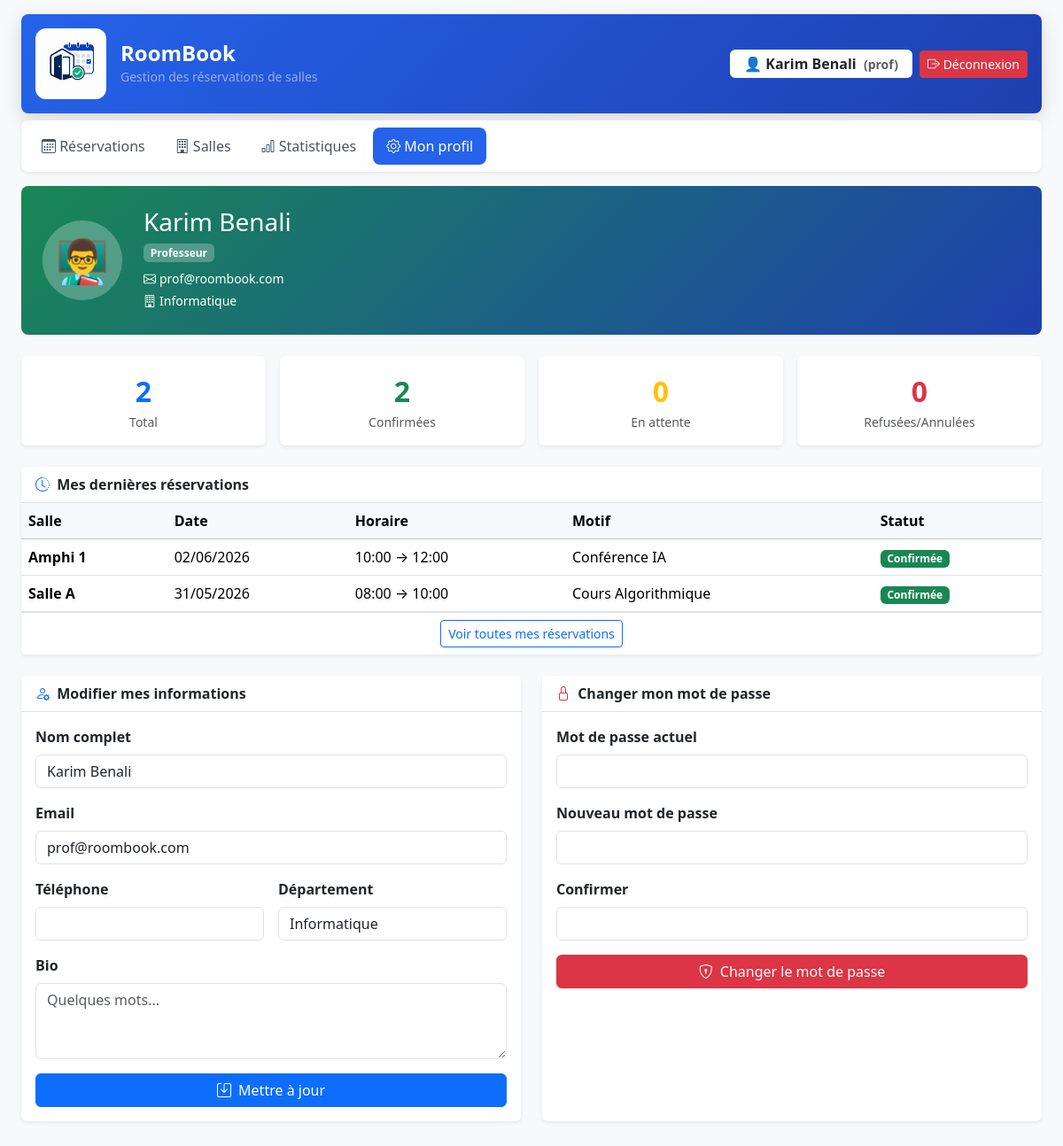
The page /pages/profile.php (signed in) on the database its author committed.
### tables this page shows
CREATE TABLE utilisateurs (
    id              INT AUTO_INCREMENT PRIMARY KEY,
    nom             VARCHAR(100) NOT NULL,
    email           VARCHAR(150) NOT NULL UNIQUE,
    mot_de_passe    VARCHAR(255) NOT NULL,
    role            ENUM('admin','client') NOT NULL DEFAULT 'client',
    type_client     ENUM('prof','etudiant','autre') DEFAULT 'autre',
    telephone       VARCHAR(30)  DEFAULT NULL,
    departement     VARCHAR(100) DEFAULT NULL,
    bio             TEXT         DEFAULT NULL,
    cree_le         DATETIME     DEFAULT CURRENT_TIMESTAMP
);

CREATE TABLE reservations (
    id                  INT AUTO_INCREMENT PRIMARY KEY,
    utilisateur_id      INT NULL,
    salle_id            INT NOT NULL,
    date_reservation    DATE NOT NULL,
    heure_debut         TIME NOT NULL,
    heure_fin           TIME NOT NULL,
    responsable         VARCHAR(100) NOT NULL,
    motif               TEXT,
    statut              ENUM('en_attente','confirmee','refusee','annulee') DEFAULT 'en_attente',
    cree_le             DATETIME DEFAULT CURRENT_TIMESTAMP,

    FOREIGN KEY (utilisateur_id) REFERENCES utilisateurs(id) ON DELETE SET NULL,
    FOREIGN KEY (salle_id)       REFERENCES salles(id)       ON DELETE CASCADE
);

CREATE TABLE salles (
    id              INT AUTO_INCREMENT PRIMARY KEY,
    nom             VARCHAR(100) NOT NULL,
    capacite        INT NOT NULL,
    localisation    VARCHAR(100) DEFAULT NULL,
    type_salle      ENUM('cours','tp','reunion','amphi') DEFAULT 'cours',
    equipements     VARCHAR(255) DEFAULT NULL
);

### pages/profile.php (the view, shortened to what this page needs)
<?php
require_once "../config/database.php";
$userId = $_SESSION["id"];
$stmt   = $pdo->prepare("SELECT * FROM utilisateurs WHERE id = ?");
$stmt->execute([$userId]); $user = $stmt->fetch();
$stmt = $pdo->prepare("SELECT COUNT(*) AS total, SUM(statut='confirmee') AS confirmees, SUM(statut='en_attente') AS attente, SUM(statut='refusee') AS refusees, SUM(statut='annulee') AS annulees FROM reservations WHERE utilisateur_id=?");
$stmt->execute([$userId]); $stats = $stmt->fetch();
$globalStats = null;
$stmt = $pdo->prepare("SELECT r.*, s.nom AS nom_salle FROM reservations r INNER JOIN salles s ON r.salle_id=s.id WHERE r.utilisateur_id=? ORDER BY r.date_reservation DESC, r.heure_debut DESC LIMIT 5");
$stmt->execute([$userId]); $dernieres = $stmt->fetchAll();
$icons  = ['admin'=>'👨‍💼','prof'=>'👨‍🏫','etudiant'=>'🎓'];
$labels = ['admin'=>'Administrateur','prof'=>'Professeur','etudiant'=>'Étudiant'];
$key    = $user["role"]==="admin" ? "admin" : ($user["type_client"]==="prof" ? "prof" : "etudiant");
$profileIcon  = $icons[$key];
$profileLabel = $labels[$key];
$bgMap = ['admin'=>'bg-danger','prof'=>'bg-success','etudiant'=>'bg-primary'];
$profileBg = $bgMap[$key];
$pageHeading = "RoomBook";
require_once "../includes/header.php";
?>
<div class="container-fluid px-4 pb-5">
  <div class="rounded-3 p-4 text-white mb-4 d-flex align-items-center gap-4 flex-wrap <?= $profileBg ?>"
       style="background:linear-gradient(135deg,var(--bs-<?= $key==='admin'?'danger':($key==='prof'?'success':'primary') ?>),#1e40af)">
    <div class="rounded-circle bg-white bg-opacity-25 d-flex align-items-center justify-content-center"
         style="width:90px;height:90px;font-size:3rem"><?= $profileIcon ?></div>
    <div>
      <h3 class="mb-1"><?= htmlspecialchars($user["nom"]) ?></h3>
      <span class="badge bg-white bg-opacity-25 text-white mb-2"><?= $profileLabel ?></span>
      <p class="mb-1 small opacity-90"><i class="bi bi-envelope me-1"></i><?= htmlspecialchars($user["email"]) ?></p>
      <?php if ($user["departement"]): ?><p class="mb-1 small opacity-90"><i class="bi bi-building me-1"></i><?= htmlspecialchars($user["departement"]) ?></p><?php endif; ?>
    </div>
  </div>
  <div class="row g-3 mb-4">
    <?php if ($user["role"]==="admin" && $globalStats): ?>
      <div class="col-sm-4"><div class="card border-0 shadow-sm text-center p-3"><div class="fs-2 fw-bold text-primary"><?= (int)$globalStats["total_users"] ?></div><div class="text-muted small">Utilisateurs</div></div></div>
      <div class="col-sm-4"><div class="card border-0 shadow-sm text-center p-3"><div class="fs-2 fw-bold text-success"><?= (int)$globalStats["total_salles"] ?></div><div class="text-muted small">Salles</div></div></div>
      <div class="col-sm-4"><div class="card border-0 shadow-sm text-center p-3"><div class="fs-2 fw-bold text-warning"><?= (int)$globalStats["en_attente"] ?></div><div class="text-muted small">En attente</div></div></div>
    <?php else: ?>
      <div class="col-sm-3"><div class="card border-0 shadow-sm text-center p-3"><div class="fs-2 fw-bold text-primary"><?= (int)$stats["total"] ?></div><div class="text-muted small">Total</div></div></div>
      <div class="col-sm-3"><div class="card border-0 shadow-sm text-center p-3"><div class="fs-2 fw-bold text-success"><?= (int)$stats["confirmees"] ?></div><div class="text-muted small">Confirmées</div></div></div>
      <div class="col-sm-3"><div class="card border-0 shadow-sm text-center p-3"><div class="fs-2 fw-bold text-warning"><?= (int)$stats["attente"] ?></div><div class="text-muted small">En attente</div></div></div>
      <div class="col-sm-3"><div class="card border-0 shadow-sm text-center p-3"><div class="fs-2 fw-bold text-danger"><?= (int)$stats["refusees"]+(int)$stats["annulees"] ?></div><div class="text-muted small">Refusées/Annulées</div></div></div>
    <?php endif; ?>
  </div>
  <?php if (!empty($dernieres)): ?>
  <div class="card shadow-sm border-0 mb-4">
    <div class="card-header bg-white fw-semibold border-bottom"><i class="bi bi-clock-history text-primary me-1"></i> Mes dernières réservations</div>
    <div class="table-responsive">
      <table class="table table-hover align-middle mb-0">
        <thead class="table-light"><tr><th>Salle</th><th>Date</th><th>Horaire</th><th>Motif</th><th>Statut</th></tr></thead>
        <tbody>
        <?php
          $sl = ['en_attente'=>'warning text-dark','confirmee'=>'success','refusee'=>'danger','annulee'=>'secondary'];
          $ll = ['en_attente'=>'En attente','confirmee'=>'Confirmée','refusee'=>'Refusée','annulee'=>'Annulée'];
          foreach ($dernieres as $r): ?>
          <tr>
            <td><strong><?= htmlspecialchars($r["nom_salle"]) ?></strong></td>
            <td><?= date("d/m/Y", strtotime($r["date_reservation"])) ?></td>
            <td><?= substr($r["heure_debut"],0,5) ?> → <?= substr($r["heure_fin"],0,5) ?></td>
            <td><?= htmlspecialchars($r["motif"]??"—") ?></td>
            <td><span class="badge bg-<?= $sl[$r["statut"]]??"secondary" ?>"><?= $ll[$r["statut"]]??$r["statut"] ?></span></td>
          </tr>
        <?php endforeach; ?>
        </tbody>
      </table>
    </div>
    <div class="card-footer text-center bg-white border-top">
      <a href="index.php" class="btn btn-sm btn-outline-primary">Voir toutes mes réservations</a>
    </div>
  </div>
  <?php endif; ?>
  <div class="row g-4">
    <div class="col-md-6">
      <div class="card shadow-sm border-0 h-100">
        <div class="card-header bg-white fw-semibold border-bottom"><i class="bi bi-person-gear text-primary me-1"></i> Modifier mes informations</div>
        <div class="card-body">
          <form id="formProfile" class="row g-3">
            <div class="col-12"><label class="form-label fw-semibold">Nom complet</label>
              <input type="text" name="nom" class="form-control" value="<?= htmlspecialchars($user["nom"]) ?>" required></div>
            <div class="col-12"><label class="form-label fw-semibold">Email</label>
              <input type="email" name="email" class="form-control" value="<?= htmlspecialchars($user["email"]) ?>" required></div>
            <div class="col-md-6"><label class="form-label fw-semibold">Téléphone</label>
              <input type="text" name="telephone" class="form-control" value="<?= htmlspecialchars($user["telephone"]??"") ?>"></div>
            <div class="col-md-6"><label class="form-label fw-semibold">Département</label>
              <input type="text" name="departement" class="form-control" value="<?= htmlspecialchars($user["departement"]??"") ?>"></div>
            <div class="col-12"><label class="form-label fw-semibold">Bio</label>
              <textarea name="bio" class="form-control" rows="3" placeholder="Quelques mots..."><?= htmlspecialchars($user["bio"]??"") ?></textarea></div>
            <div class="col-12"><button type="button" class="btn btn-primary w-100" id="btnSauvegarderProfil">
              <i class="bi bi-save me-1"></i> Mettre à jour
            </button></div>
          </form>
        </div>
      </div>
    </div>
    <div class="col-md-6">
      <div class="card shadow-sm border-0 h-100">
        <div class="card-header bg-white fw-semibold border-bottom"><i class="bi bi-lock text-danger me-1"></i> Changer mon mot de passe</div>
        <div class="card-body">
          <form id="formMdp" class="row g-3">
            <div class="col-12"><label class="form-label fw-semibold">Mot de passe actuel</label>
              <input type="password" name="ancien" class="form-control" required></div>
            <div class="col-12"><label class="form-label fw-semibold">Nouveau mot de passe</label>
              <input type="password" name="nouveau" class="form-control" required minlength="4"></div>
            <div class="col-12"><label class="form-label fw-semibold">Confirmer</label>
              <input type="password" name="confirmation" class="form-control" required minlength="4"></div>
            <div class="col-12"><button type="button" class="btn btn-danger w-100" id="btnChangerMdp">
              <i class="bi bi-shield-lock me-1"></i> Changer le mot de passe
            </button></div>
          </form>
        </div>
      </div>
    </div>
  </div>
</div>
<?php require_once "../includes/footer.php"; ?>

### includes/header.php (shortened to what this page needs)
<?php
if (!isset($pageSubtitle)) $pageSubtitle = "Gestion des réservations de salles";
$current = basename($_SERVER["PHP_SELF"]);
?>
<!DOCTYPE html>
<html lang="fr">
<head>
    <link href="https://cdn.jsdelivr.net/npm/bootstrap@5.3.3/dist/css/bootstrap.min.css" rel="stylesheet">
    <link href="https://cdn.jsdelivr.net/npm/bootstrap-icons@1.11.3/font/bootstrap-icons.min.css" rel="stylesheet">
    <link rel="stylesheet" href="../assets/css/style.css">
</head>
<body class="bg-light">
<div class="toast-container position-fixed top-0 end-0 p-3" style="z-index:9999" id="toastContainer"></div>
<div class="container-fluid px-4">
    <div class="rb-header d-flex justify-content-between align-items-center flex-wrap gap-2 p-3 rounded-3 mt-3 mb-2">
        <div class="d-flex align-items-center gap-3">
            <div >  <img src="../includes/logo.png" alt="Logo" width="80" style=" border-radius:12px;"></div>
            <div>
                <h1 class="mb-0 fs-4 fw-bold text-white"><?= htmlspecialchars($pageHeading) ?></h1>
                <small class="text-white-50"><?= htmlspecialchars($pageSubtitle) ?></small>
            </div>
        </div>
        <div class="d-flex align-items-center gap-2 flex-wrap">
            <span class="badge bg-white text-dark px-3 py-2 fs-6">
                👤 <?= htmlspecialchars($_SESSION["nom"]) ?>
                <span class="text-muted ms-1 small">(<?= $_SESSION["role"]==="admin" ? "admin" : ($_SESSION["type_client"]==="prof" ? "prof" : "étudiant") ?>)</span>
            </span>
            <a href="../auth/logout.php" class="btn btn-danger btn-sm"
               onclick="return confirm('Se déconnecter ?')">
                <i class="bi bi-box-arrow-right"></i> Déconnexion
            </a>
        </div>
    </div>
    <nav class="rb-navbar d-flex gap-1 flex-wrap mb-3 p-2 bg-white rounded-3 shadow-sm">
        <a href="index.php" class="nav-link rb-nav <?= $current==='index.php' ? 'active' : '' ?>">
            <i class="bi bi-calendar3"></i> Réservations
        </a>
        <a href="salles.php" class="nav-link rb-nav <?= $current==='salles.php' ? 'active' : '' ?>">
            <i class="bi bi-building"></i> Salles
        </a>
        <a href="statistiques.php" class="nav-link rb-nav <?= $current==='statistiques.php' ? 'active' : '' ?>">
            <i class="bi bi-bar-chart"></i> Statistiques
        </a>
        <a href="profile.php" class="nav-link rb-nav <?= $current==='profile.php' ? 'active' : '' ?>">
            <i class="bi bi-gear"></i> Mon profil
        </a>
    </nav>
</div>

### includes/footer.php (shortened to what this page needs)
</body>
</html>

### assets/css/style.css (style rules this page uses)
.rb-header { background: linear-gradient(135deg, #2563eb, #1e40af); box-shadow: 0 6px 20px rgba(0,0,0,.15); }
.rb-nav { padding: 9px 15px; border-radius: 8px; color: #4b5563 !important; font-weight: 500; transition: .18s; text-decoration: none; }
.rb-nav.active { background: #2563eb; color: white !important; }

### rows shown on the page
utilisateurs: profileIcon "👨‍🏫", nom "Karim Benali", profileLabel "Professeur", email "prof@roombook.com", departement "Informatique"
reservations: salle.nom "Amphi 1", date_reservation "02/06/2026", heure_debut "10:00", heure_fin "12:00", motif "Conférence IA", statut "Confirmée"
reservations: salle.nom "Salle A", date_reservation "31/05/2026", heure_debut "08:00", heure_fin "10:00", motif "Cours Algorithmique", statut "Confirmée"

### other values the page prints
$pageHeading "RoomBook"
$pageSubtitle "Gestion des réservations de salles"
$_SESSION["nom"] "Karim Benali"
$stats["total"] "2"
$stats["confirmees"] "2"
$stats["attente"] "0"
